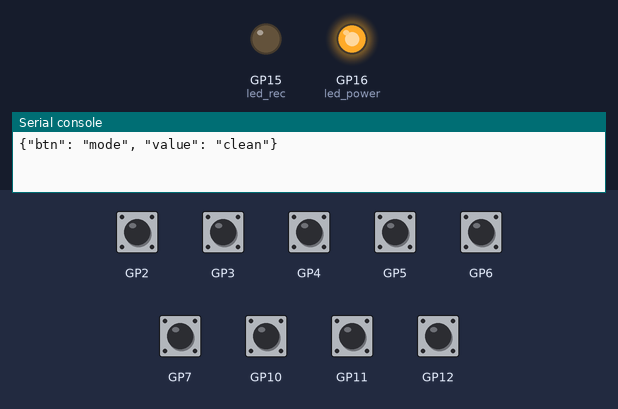
Recording of a program running on a simulated Raspberry Pi Pico running MicroPython. Parts: output pins drawn as LEDs (lit = HIGH), the last lines printed to the serial console. Dashed ring = blinking. The inputs (shaded band) are chosen by the test bench; at power-on: GP2–7, GP10–12 HIGH.

Above: at 1.2 s.
1.3 s: GP3 pulled LOW for 0.15 s
At 2.2 s:
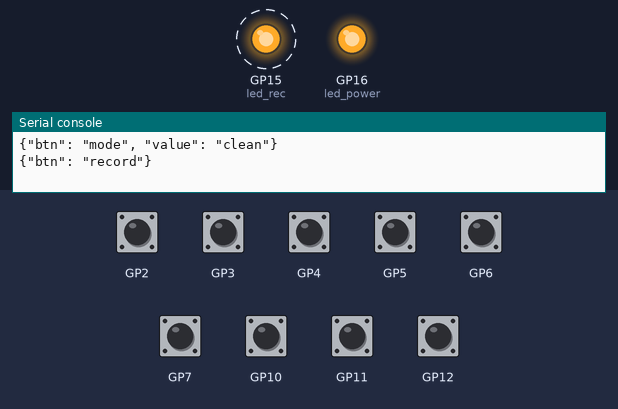
4.4 s: GP2 pulled LOW for 1 s
At 4.4 s:
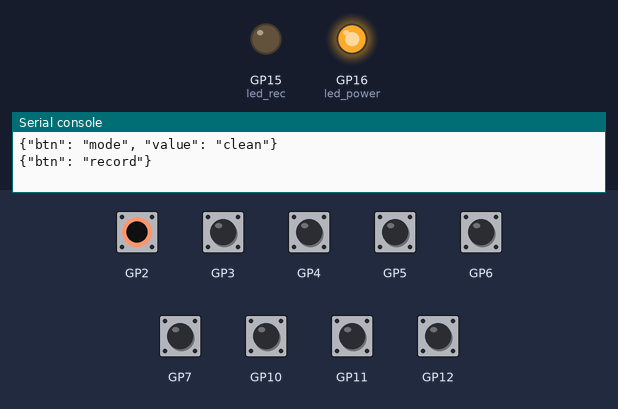
Timing chart, 0 to 7.4 s (numbered marks = the images above; inputs shaded):
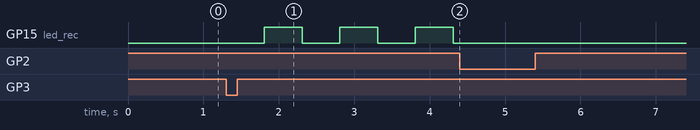

Measured:
- after the input at 1.3 s, GP15 (led_rec): alternates HIGH for 0.50 s and LOW for 0.50 s, starting after 0.51 s
- after the input at 4.4 s, GP15 (led_rec): stops changing and stays LOW

The program:

main.py
```python
"""Legacy Tape — Raspberry Pi Pico 2 Firmware (MicroPython)

Reads 6 transport buttons + 1 mode rotary switch, debounces them,
and sends JSON commands over USB serial to the Jetson Orin Nano.

Pin assignments (active-low, internal pull-up):
  GP2  — STOP/EJECT
  GP3  — RECORD
  GP4  — PLAY
  GP5  — REWIND
  GP6  — FAST FORWARD
  GP7  — PAUSE

Mode switch (3-position rotary, active-low):
  GP10 — CLEAN
  GP11 — AI INTERVIEW
  GP12 — GHOST WRITER

Status LEDs:
  GP15 — Recording LED (red)
  GP16 — Power LED (green)
"""

import json
import sys
import time

from machine import Pin


BUTTON_PINS = {
    "stop": 2,
    "record": 3,
    "play": 4,
    "rewind": 5,
    "ffwd": 6,
    "pause": 7,
}

MODE_PINS = {
    "clean": 10,
    "ai_interview": 11,
    "ghost_writer": 12,
}

LED_REC = 15
LED_POWER = 16

DEBOUNCE_MS = 50


class Button:
    def __init__(self, pin_num, name):
        self.pin = Pin(pin_num, Pin.IN, Pin.PULL_UP)
        self.name = name
        self._last_state = 1
        self._last_change = 0

    def check(self):
        """Returns True if a new press is detected (debounced, active-low)."""
        state = self.pin.value()
        now = time.ticks_ms()

        if state != self._last_state and time.ticks_diff(now, self._last_change) > DEBOUNCE_MS:
            self._last_state = state
            self._last_change = now
            return state == 0  # pressed when low
        return False


def send(data):
    """Send a JSON line over USB serial."""
    sys.stdout.write(json.dumps(data) + "\n")


def read_mode(mode_pins):
    """Read which mode position the rotary switch is in."""
    for mode_name, pin in mode_pins.items():
        if pin.value() == 0:
            return mode_name
    return "clean"


def main():
    buttons = {name: Button(pin, name) for name, pin in BUTTON_PINS.items()}

    mode_inputs = {name: Pin(pin, Pin.IN, Pin.PULL_UP) for name, pin in MODE_PINS.items()}

    led_rec = Pin(LED_REC, Pin.OUT)
    led_power = Pin(LED_POWER, Pin.OUT)

    led_power.value(1)
    led_rec.value(0)

    current_mode = read_mode(mode_inputs)
    recording = False

    send({"btn": "mode", "value": current_mode})

    while True:
        for name, button in buttons.items():
            if button.check():
                send({"btn": name})

                if name == "record":
                    recording = True
                    led_rec.value(1)
                elif name == "stop":
                    recording = False
                    led_rec.value(0)
                elif name == "pause":
                    if recording:
                        led_rec.toggle()

        new_mode = read_mode(mode_inputs)
        if new_mode != current_mode:
            current_mode = new_mode
            send({"btn": "mode", "value": current_mode})

        if recording:
            led_rec.toggle()
            time.sleep_ms(500)
        else:
            time.sleep_ms(10)


if __name__ == "__main__":
    main()
```
